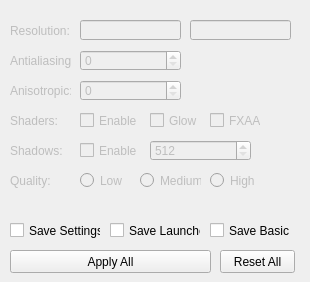
    <widget class="QWidget" name="tab">
     <attribute name="title">
      <string>Settings</string>
     </attribute>
     <widget class="QCheckBox" name="CKB_SSettings">
      <property name="enabled">
       <bool>true</bool>
      </property>
      <property name="geometry">
       <rect>
        <x>10</x>
        <y>220</y>
        <width>91</width>
        <height>21</height>
       </rect>
      </property>
      <property name="text">
       <string>Save Settings</string>
      </property>
     </widget>
     <widget class="QPushButton" name="PB_ResetAll">
      <property name="enabled">
       <bool>true</bool>
      </property>
      <property name="geometry">
       <rect>
        <x>220</x>
        <y>250</y>
        <width>75</width>
        <height>23</height>
       </rect>
      </property>
      <property name="text">
       <string>Reset All</string>
      </property>
     </widget>
     <widget class="QCheckBox" name="CKB_SLauncher">
      <property name="enabled">
       <bool>true</bool>
      </property>
      <property name="geometry">
       <rect>
        <x>110</x>
        <y>220</y>
        <width>91</width>
        <height>21</height>
       </rect>
      </property>
      <property name="text">
       <string>Save Launcher</string>
      </property>
     </widget>
     <widget class="QLineEdit" name="lineEdit_8">
      <property name="enabled">
       <bool>false</bool>
      </property>
      <property name="geometry">
       <rect>
        <x>80</x>
        <y>20</y>
        <width>101</width>
        <height>20</height>
       </rect>
      </property>
     </widget>
     <widget class="QLabel" name="label_19">
      <property name="enabled">
       <bool>false</bool>
      </property>
      <property name="geometry">
       <rect>
        <x>10</x>
        <y>20</y>
        <width>61</width>
        <height>21</height>
       </rect>
      </property>
      <property name="text">
       <string>Resolution:</string>
      </property>
     </widget>
     <widget class="QLineEdit" name="lineEdit_9">
      <property name="enabled">
       <bool>false</bool>
      </property>
      <property name="geometry">
       <rect>
        <x>190</x>
        <y>20</y>
        <width>101</width>
        <height>20</height>
       </rect>
      </property>
     </widget>
     <widget class="QPushButton" name="PB_ApplyAll">
      <property name="enabled">
       <bool>true</bool>
      </property>
      <property name="geometry">
       <rect>
        <x>10</x>
        <y>250</y>
        <width>201</width>
        <height>23</height>
       </rect>
      </property>
      <property name="text">
       <string>Apply All</string>
      </property>
     </widget>
     <widget class="QLabel" name="label_20">
      <property name="enabled">
       <bool>false</bool>
      </property>
      <property name="geometry">
       <rect>
        <x>10</x>
        <y>50</y>
        <width>61</width>
        <height>21</height>
       </rect>
      </property>
      <property name="text">
       <string>Antialiasing:</string>
      </property>
     </widget>
     <widget class="QLabel" name="label_21">
      <property name="enabled">
       <bool>false</bool>
      </property>
      <property name="geometry">
       <rect>
        <x>10</x>
        <y>80</y>
        <width>61</width>
        <height>21</height>
       </rect>
      </property>
      <property name="text">
       <string>Anisotropic:</string>
      </property>
     </widget>
     <widget class="QSpinBox" name="spinBox">
      <property name="enabled">
       <bool>false</bool>
      </property>
      <property name="geometry">
       <rect>
        <x>80</x>
        <y>50</y>
        <width>101</width>
        <height>21</height>
       </rect>
      </property>
      <property name="maximum">
       <number>16</number>
      </property>
     </widget>
     <widget class="QSpinBox" name="spinBox_2">
      <property name="enabled">
       <bool>false</bool>
      </property>
      <property name="geometry">
       <rect>
        <x>80</x>
        <y>80</y>
        <width>101</width>
        <height>21</height>
       </rect>
      </property>
      <property name="maximum">
       <number>16</number>
      </property>
     </widget>
     <widget class="QLabel" name="label_22">
      <property name="enabled">
       <bool>false</bool>
      </property>
      <property name="geometry">
       <rect>
        <x>10</x>
        <y>110</y>
        <width>61</width>
        <height>21</height>
       </rect>
      </property>
      <property name="text">
       <string>Shaders:</string>
      </property>
     </widget>
     <widget class="QCheckBox" name="checkBox_5">
      <property name="enabled">
       <bool>false</bool>
      </property>
      <property name="geometry">
       <rect>
        <x>150</x>
        <y>110</y>
        <width>51</width>
        <height>21</height>
       </rect>
      </property>
      <property name="text">
       <string>Glow</string>
      </property>
     </widget>
     <widget class="QCheckBox" name="checkBox_6">
      <property name="enabled">
       <bool>false</bool>
      </property>
      <property name="geometry">
       <rect>
        <x>210</x>
        <y>110</y>
        <width>51</width>
        <height>21</height>
       </rect>
      </property>
      <property name="text">
       <string>FXAA</string>
      </property>
     </widget>
     <widget class="QLabel" name="label_23">
      <property name="enabled">
       <bool>false</bool>
      </property>
      <property name="geometry">
       <rect>
        <x>10</x>
        <y>140</y>
        <width>61</width>
        <height>21</height>
       </rect>
      </property>
      <property name="text">
       <string>Shadows:</string>
      </property>
     </widget>
     <widget class="QCheckBox" name="checkBox_7">
      <property name="enabled">
       <bool>false</bool>
      </property>
      <property name="geometry">
       <rect>
        <x>80</x>
        <y>140</y>
        <width>61</width>
        <height>21</height>
       </rect>
      </property>
      <property name="text">
       <string>Enable</string>
      </property>
     </widget>
     <widget class="QCheckBox" name="checkBox_8">
      <property name="enabled">
       <bool>false</bool>
      </property>
      <property name="geometry">
       <rect>
        <x>80</x>
        <y>110</y>
        <width>61</width>
        <height>21</height>
       </rect>
      </property>
      <property name="text">
       <string>Enable</string>
      </property>
     </widget>
     <widget class="QSpinBox" name="spinBox_3">
      <property name="enabled">
       <bool>false</bool>
      </property>
      <property name="geometry">
       <rect>
        <x>150</x>
        <y>140</y>
        <width>101</width>
        <height>21</height>
       </rect>
      </property>
      <property name="minimum">
       <number>512</number>
      </property>
      <property name="maximum">
       <number>2048</number>
      </property>
      <property name="singleStep">
       <number>512</number>
      </property>
     </widget>
     <widget class="QLabel" name="label_24">
      <property name="enabled">
       <bool>false</bool>
      </property>
      <property name="geometry">
       <rect>
        <x>10</x>
        <y>170</y>
        <width>61</width>
        <height>21</height>
       </rect>
      </property>
      <property name="text">
       <string>Quality:</string>
      </property>
     </widget>
     <widget class="QRadioButton" name="radioButton">
      <property name="enabled">
       <bool>false</bool>
      </property>
      <property name="geometry">
       <rect>
        <x>80</x>
        <y>170</y>
        <width>51</width>
        <height>21</height>
       </rect>
      </property>
      <property name="text">
       <string>Low</string>
      </property>
     </widget>
     <widget class="QRadioButton" name="radioButton_2">
      <property name="enabled">
       <bool>false</bool>
      </property>
      <property name="geometry">
       <rect>
        <x>140</x>
        <y>170</y>
        <width>61</width>
        <height>21</height>
       </rect>
      </property>
      <property name="text">
       <string>Medium</string>
      </property>
     </widget>
     <widget class="QRadioButton" name="radioButton_3">
      <property name="enabled">
       <bool>false</bool>
      </property>
      <property name="geometry">
       <rect>
        <x>210</x>
        <y>170</y>
        <width>61</width>
        <height>21</height>
       </rect>
      </property>
      <property name="text">
       <string>High</string>
      </property>
     </widget>
     <widget class="QCheckBox" name="CKB_SBasic">
      <property name="enabled">
       <bool>true</bool>
      </property>
      <property name="geometry">
       <rect>
        <x>210</x>
        <y>220</y>
        <width>91</width>
        <height>21</height>
       </rect>
      </property>
      <property name="text">
       <string>Save Basic</string>
      </property>
     </widget>
    </widget>
